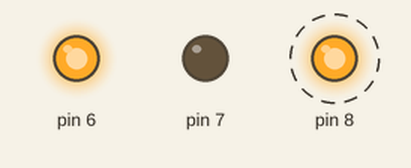
Simulated run of this sketch. Board: Arduino Uno, built with avr-gcc and run on an emulated ATmega328P. On the bench: output pins drawn as LEDs (lit = HIGH). Dashed ring = blinking.

Above: at 0.5 s.
Timing chart, 0 to 3.0 s (numbered marks = the images above):
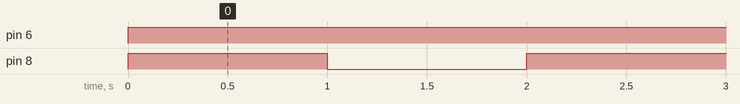

Measured:
- by itself, pin 6: LOW → HIGH at 0.00 s
- by itself, pin 8: alternates HIGH for 1.0 s and LOW for 1.0 s

The sketch:

3_led_blink.ino
```cpp
void setup() {
  pinMode(8,OUTPUT);
  pinMode(7,OUTPUT);
  pinMode(6,OUTPUT);
}

void loop() {
  digitalWrite(8,HIGH);
  digitalWrite(7,LOW);
  digitalWrite(6,HIGH);
  delay(1000);
  digitalWrite(6,HIGH);
  digitalWrite(7,LOW);
  digitalWrite(8,LOW);
  delay(1000);
  }
```
